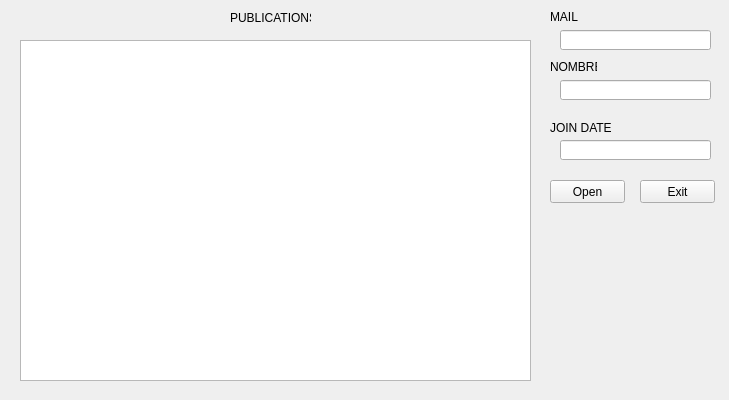
<?xml version="1.0" encoding="UTF-8"?>
<ui version="4.0">
 <class>Muro</class>
 <widget class="QWidget" name="Muro">
  <property name="geometry">
   <rect>
    <x>0</x>
    <y>0</y>
    <width>729</width>
    <height>400</height>
   </rect>
  </property>
  <property name="windowTitle">
   <string>Form</string>
  </property>
  <widget class="QLineEdit" name="Mail">
   <property name="geometry">
    <rect>
     <x>560</x>
     <y>30</y>
     <width>151</width>
     <height>20</height>
    </rect>
   </property>
   <property name="readOnly">
    <bool>true</bool>
   </property>
  </widget>
  <widget class="QLineEdit" name="Nombre">
   <property name="geometry">
    <rect>
     <x>560</x>
     <y>80</y>
     <width>151</width>
     <height>20</height>
    </rect>
   </property>
   <property name="readOnly">
    <bool>true</bool>
   </property>
  </widget>
  <widget class="QLineEdit" name="JoinDate">
   <property name="geometry">
    <rect>
     <x>560</x>
     <y>140</y>
     <width>151</width>
     <height>20</height>
    </rect>
   </property>
   <property name="readOnly">
    <bool>true</bool>
   </property>
  </widget>
  <widget class="QLabel" name="label">
   <property name="geometry">
    <rect>
     <x>550</x>
     <y>10</y>
     <width>47</width>
     <height>13</height>
    </rect>
   </property>
   <property name="text">
    <string>MAIL</string>
   </property>
  </widget>
  <widget class="QLabel" name="label_2">
   <property name="geometry">
    <rect>
     <x>550</x>
     <y>60</y>
     <width>47</width>
     <height>13</height>
    </rect>
   </property>
   <property name="text">
    <string>NOMBRE</string>
   </property>
  </widget>
  <widget class="QLabel" name="label_3">
   <property name="geometry">
    <rect>
     <x>550</x>
     <y>120</y>
     <width>61</width>
     <height>16</height>
    </rect>
   </property>
   <property name="text">
    <string>JOIN DATE</string>
   </property>
  </widget>
  <widget class="QPushButton" name="ExitButton">
   <property name="geometry">
    <rect>
     <x>640</x>
     <y>180</y>
     <width>75</width>
     <height>23</height>
    </rect>
   </property>
   <property name="text">
    <string>Exit</string>
   </property>
  </widget>
  <widget class="QListWidget" name="Publications">
   <property name="geometry">
    <rect>
     <x>20</x>
     <y>40</y>
     <width>511</width>
     <height>341</height>
    </rect>
   </property>
  </widget>
  <widget class="QLabel" name="label_4">
   <property name="geometry">
    <rect>
     <x>230</x>
     <y>10</y>
     <width>81</width>
     <height>16</height>
    </rect>
   </property>
   <property name="text">
    <string>PUBLICATIONS</string>
   </property>
  </widget>
  <widget class="QPushButton" name="pushButton">
   <property name="geometry">
    <rect>
     <x>550</x>
     <y>180</y>
     <width>75</width>
     <height>23</height>
    </rect>
   </property>
   <property name="text">
    <string>Open</string>
   </property>
  </widget>
 </widget>
 <resources/>
 <connections/>
</ui>
